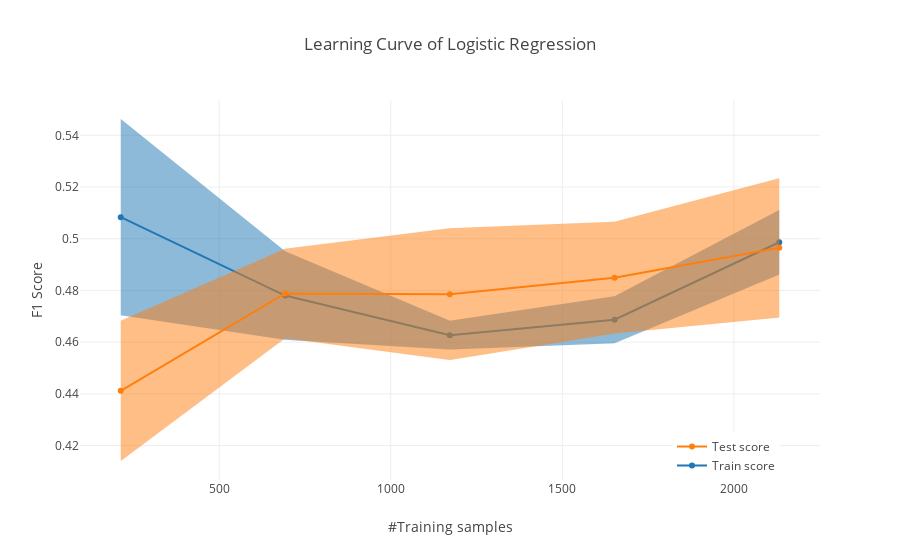

The cell this chart's notebook holds for it:
### Markdown cell above
The confusion matrix of the Logistic Regression shows that the probability to predict the correct class is with 0.76 and 0.79 similar for both classes. This means that the Logistic Regression has just a slight bias towards predicting a customer as churn.

### Code cell
plot_learning_curve(gs_lr.best_estimator_, "Learning Curve of Logistic Regression", X_train, y_train, cv=5)

### Figure 1 — Plotly figure (JSON) as saved in the notebook; plotly's stock layout.template omitted (floating-point values rounded to 4 significant figures)
{"data": [{"hoverlabel": {"namelength": 20}, "line": {"color": "rgba(31, 119, 180, 0.40)", "width": 0.1}, "mode": "lines", "name": "", "showlegend": false, "type": "scatter", "uid": "890938e3-f9ba-4d02-b983-865e35ca5750", "x": [213, 692, 1172, 1652, 2132], "y": [0.4704, 0.4609, 0.4571, 0.4596, 0.4862]}, {"fill": "tonexty", "hoverlabel": {"namelength": 20}, "line": {"color": "rgba(31, 119, 180, 0.40)", "width": 0.1}, "mode": "lines", "name": "", "showlegend": false, "type": "scatter", "uid": "3ced35a9-f1e4-498f-b1c1-68d9bcea22e5", "x": [213, 692, 1172, 1652, 2132], "y": [0.5463, 0.4951, 0.4683, 0.4777, 0.5111]}, {"line": {"color": "rgb(31, 119, 180)"}, "name": "Train score", "showlegend": true, "type": "scatter", "uid": "cd00fea8-7d9a-4202-8c85-7a147f00b6f0", "x": [213, 692, 1172, 1652, 2132], "y": [0.5083, 0.478, 0.4627, 0.4687, 0.4986]}, {"hoverlabel": {"namelength": 20}, "line": {"color": "rgba(255, 127, 14, 0.40)", "width": 0.1}, "mode": "lines", "name": "", "showlegend": false, "type": "scatter", "uid": "c86d16a2-3002-45d9-b352-3def7e96dafd", "x": [213, 692, 1172, 1652, 2132], "y": [0.414, 0.4615, 0.4531, 0.4633, 0.4695]}, {"fill": "tonexty", "hoverlabel": {"namelength": 20}, "line": {"color": "rgba(255, 127, 14, 0.40)", "width": 0.1}, "mode": "lines", "name": "", "showlegend": false, "type": "scatter", "uid": "6a9ce9f0-1a50-4d2b-a150-29c426f9c988", "x": [213, 692, 1172, 1652, 2132], "y": [0.4683, 0.4961, 0.504, 0.5065, 0.5234]}, {"line": {"color": "rgb(255, 127, 14)"}, "name": "Test score", "showlegend": true, "type": "scatter", "uid": "51aa1180-4d38-42ed-918f-f2735f49e9ab", "x": [213, 692, 1172, 1652, 2132], "y": [0.4412, 0.4788, 0.4786, 0.4849, 0.4965]}], "layout": {"autosize": true, "legend": {"x": 0.8, "y": 0}, "title": {"text": "Learning Curve of Logistic Regression"}, "xaxis": {"title": {"text": "#Training samples"}}, "yaxis": {"title": {"text": "F1 Score"}}}}
